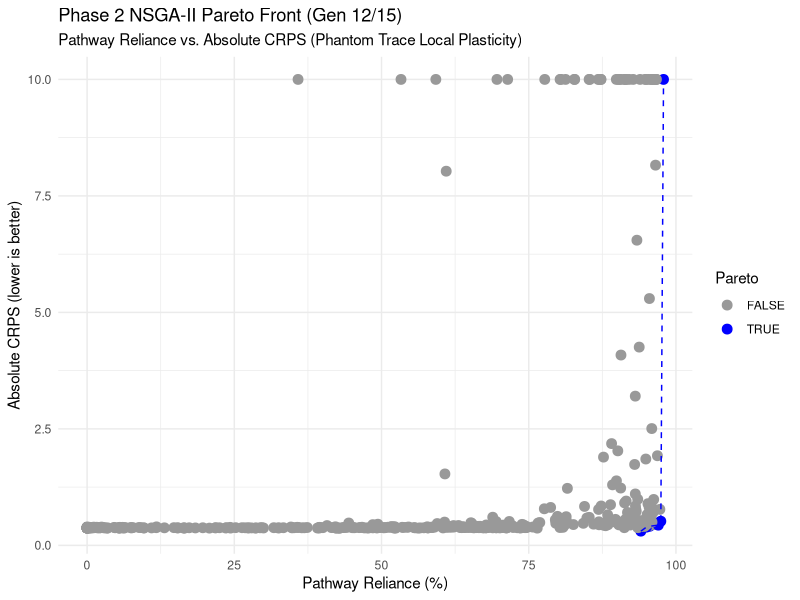

Generate this figure with R:
library(ggplot2)

df <- read.csv('nsga2_phase2_checkpoint_results.csv', header = FALSE)
colnames(df) <- c("alpha", "beta", "D_compress", "CRPS", "Reliance")

# Remove any NA rows just in case
df <- df[complete.cases(df), ]

is_dominated <- function(i, df) {
  for (j in 1:nrow(df)) {
    if (i == j) next
    crps_better <- df$CRPS[j] <= df$CRPS[i]
    rel_better <- df$Reliance[j] >= df$Reliance[i]
    strict_crps <- df$CRPS[j] < df$CRPS[i]
    strict_rel <- df$Reliance[j] > df$Reliance[i]
    
    if (crps_better && rel_better && (strict_crps || strict_rel)) {
      return(TRUE)
    }
  }
  return(FALSE)
}

df$Pareto <- sapply(1:nrow(df), function(i) !is_dominated(i, df))
pareto_front <- df[df$Pareto, ]

# Scale Reliance to percentage
df$Reliance <- df$Reliance * 100
pareto_front$Reliance <- pareto_front$Reliance * 100

p_plot <- ggplot(df, aes(x = Reliance, y = CRPS, color = Pareto)) +
  geom_point(size = 3) +
  scale_color_manual(values = c("gray60", "blue")) +
  geom_line(data = pareto_front[order(pareto_front$Reliance), ], aes(x = Reliance, y = CRPS), color="blue", linetype="dashed") +
  theme_minimal() +
  labs(title = "Phase 2 NSGA-II Pareto Front (Gen 12/15)",
       subtitle = "Pathway Reliance vs. Absolute CRPS (Phantom Trace Local Plasticity)",
       x = "Pathway Reliance (%)",
       y = "Absolute CRPS (lower is better)")

ggsave("pareto_front_phase2.png", plot = p_plot, width = 7, height = 5, bg="white")
write.csv(pareto_front, "pareto_front_phase2.csv", row.names = FALSE)
